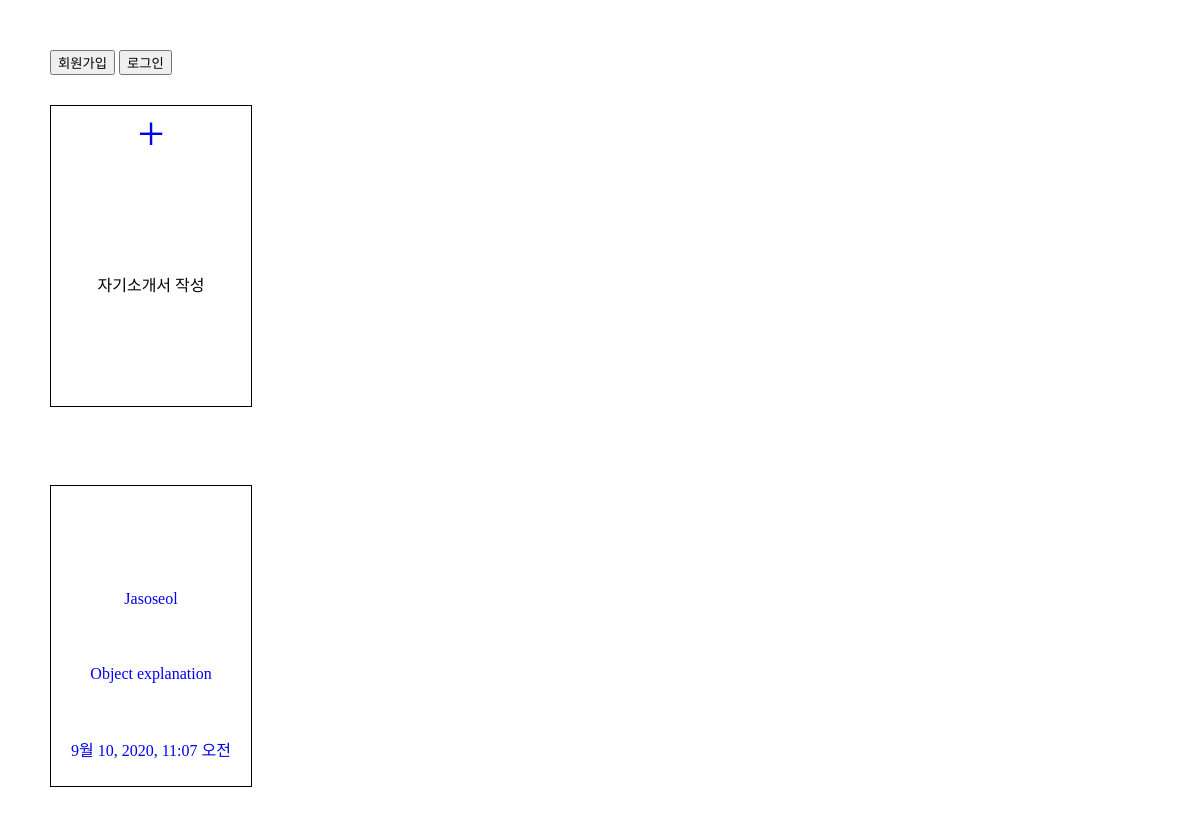
/, run on an earlier commit of the app's database.
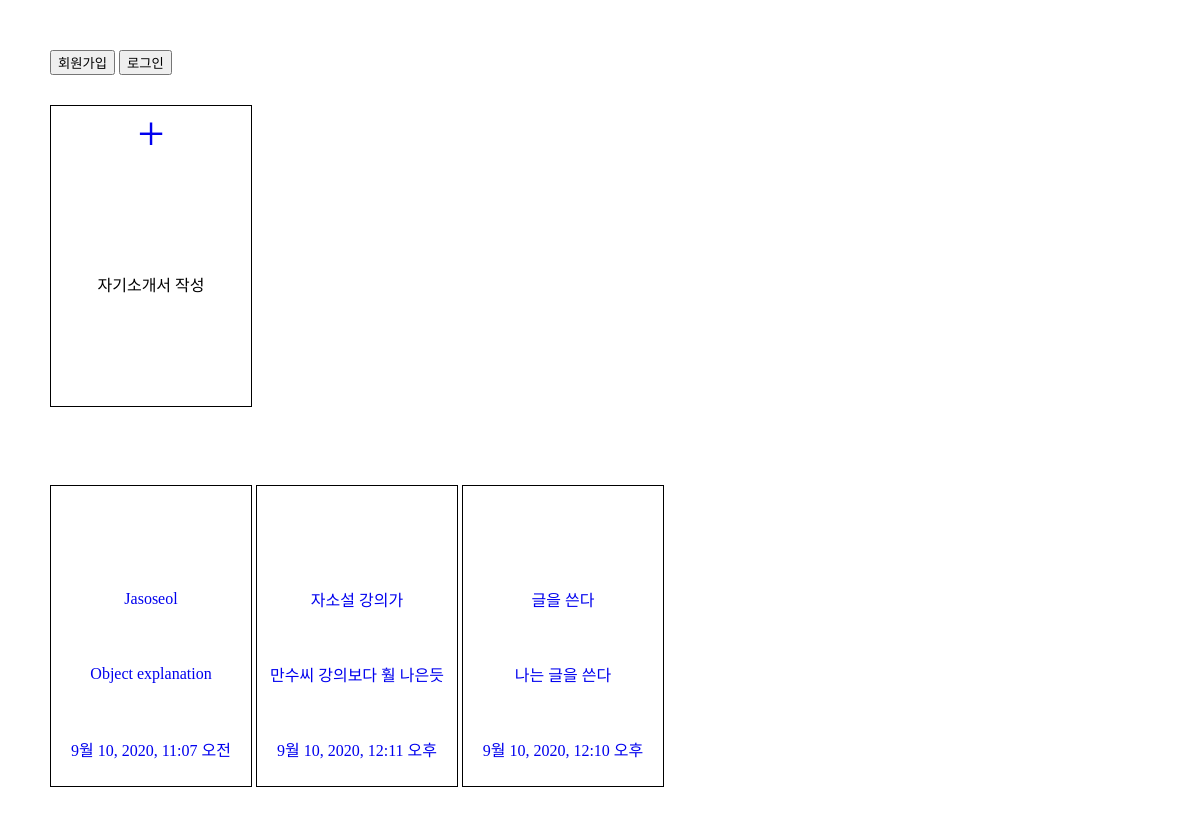
And on a later commit of the database.
### main/models.py (models this page shows)
class Jasoseol(models.Model):
    title = models.CharField(max_length=50)
    content = models.TextField()
    updated_at = models.DateTimeField(auto_now = True)
    author = models.ForeignKey(User, on_delete = models.CASCADE)

### main/views.py (the view)
# urls.py: path('', views.index, name = "index"),
def index(request):
    all_jss = Jasoseol.objects.all()
    return render(request, 'index.html',{'all_jss': all_jss})

### main/templates/index.html (shortened to what this page needs)
{% load static %}
<!DOCTYPE html>
<html lang="en">
<head>
    <link rel="stylesheet" type="text/css" href="{% static 'css/index.css' %}">
</head>
<body>
    {% if user.is_authenticated %}
    <a href="{% url 'logout' %}">
        <button> 로그아웃</button>
    </a>
    안녕하세요 {{user}}님!
    {% else %}
    <a href="{% url 'signup' %}">
        <button> 회원가입</button>
    </a>
    <a href="{% url 'login' %}">
        <button> 로그인</button>
    </a>
    {% endif %}
    <div class="make_Jss">
        <a href="{% url 'create' %}">
            <div class="plus_btn">
                +
            </div>
        </a>
        <p> 자기소개서 작성</p>
    </div>
    <br>
    {% for jss in all_jss %}
    <a href="{% url 'detail' jss.id %}">
        <div class="all_Jss">
            <p>{{jss.title}}</p>
            <p>{{jss.content}}</p>
            <p>{{jss.updated_at}}</p>
        </div>
    </a>
</body>
{% endfor %}
</body>
</html>

### main/static/css/index.css (style rules this page uses)
body { margin:0; padding:50px; }
.make_Jss, .all_Jss { width : 200px; height : 300px; border : 1px solid black; display : flex; flex-direction : column; align-items : center; margin-bottom : 30px; margin-top : 30px; }
.all_Jss { display : inline-flex; }
.plus_btn { flex : 1; display : flex; align-items : center ; font-size : 3rem; }
p { flex:1; display : flex; align-items : center ; }
a { text-decoration: none; }

What changed in the data, as far as the page shows it:
added Jasoseol: title "자소설 강의가", content "만수씨 강의보다 훨 나은듯", updated_at "9월 10, 2020, 12:11 오후"
added Jasoseol: title "글을 쓴다", content "나는 글을 쓴다", updated_at "9월 10, 2020, 12:10 오후"
